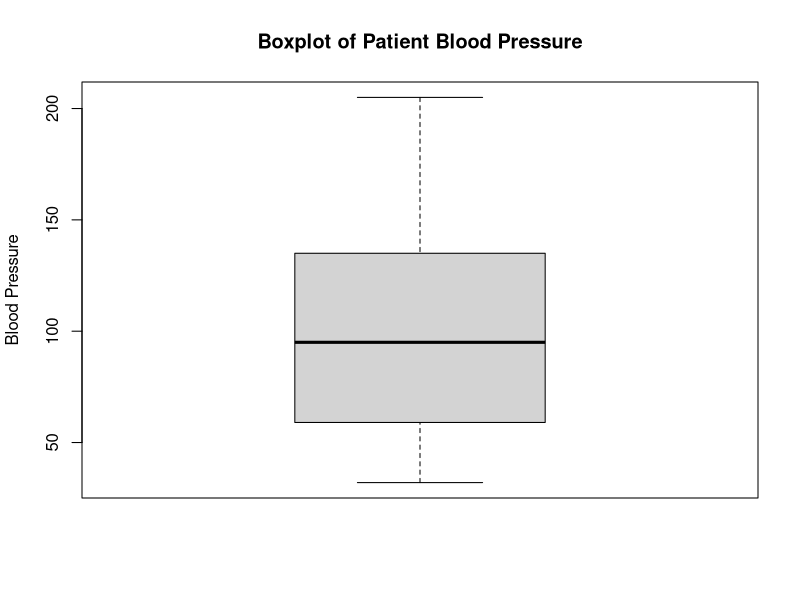
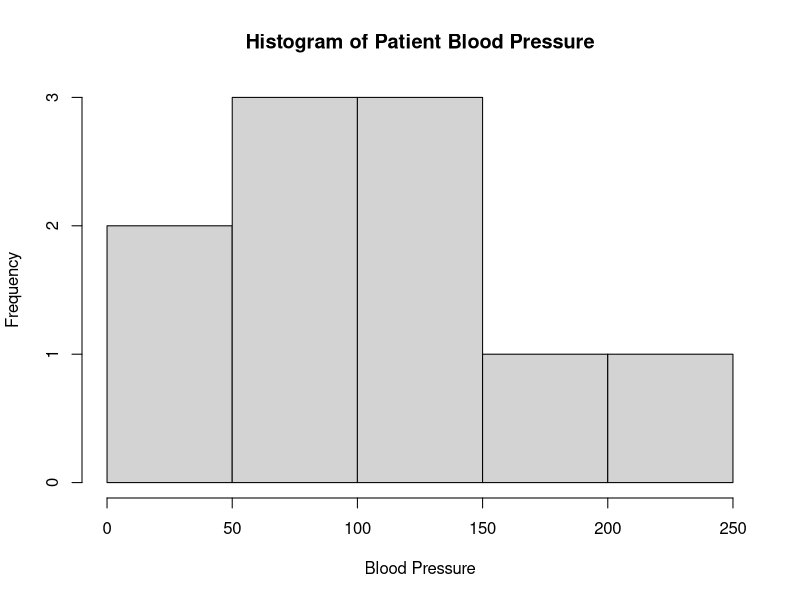

Write R code to recreate these figures, in order.
Freq <- c(0.6, 0.3, 0.4, 0.4, 0.2, 0.6, 0.3, 0.4, 0.9, 0.2)

bloodp <- c(103, 87, 32, 42, 59, 109, 78, 205, 135, 176)
first <- c(1, 1, 1, 1, 0, 0, 0, 0, NA, 1)

second <- c(0, 0, 1, 1, 0, 0, 1, 1, 1, 1)

finaldecision <- c(0, 1, 0, 1, 0, 1, 0, 1, 1, 1)

boxplot(bloodp,
        main = "Boxplot of Patient Blood Pressure",
        ylab = "Blood Pressure",
        col = "lightgray")

hist(bloodp,
     main = "Histogram of Patient Blood Pressure",
     xlab = "Blood Pressure",
     col = "lightgray",
     breaks = 5)

